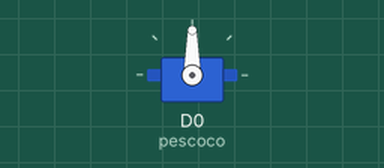
Bench run of a sketch on a simulated ESP8266 (NodeMCU). Parts: servo.

Above: at 0.0 s.
At 8.72 s:
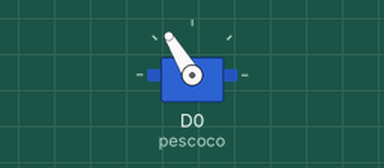
At 17.5 s:
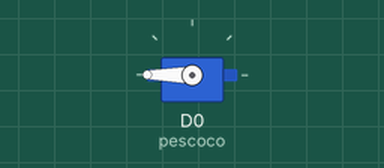
At 39.84 s:
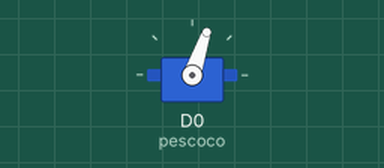
Timing chart, 0 to 40.0 s (numbered marks = the images above):
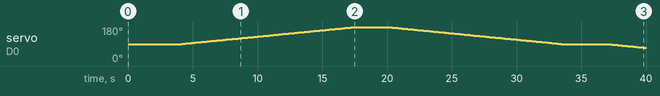

The sketch:

Servo_Humanoide_FOR_lento.ino
```cpp
#include <Servo.h>

Servo pescoco;   //Chamar o servo motor.

int pos = 0;

void setup() {

  pescoco.attach(D0);
  Serial.begin(115200);

  //servo pescoco config init
  pescoco.write(90);
  delay (4000);
}


void loop() {
  //primeiro bloco vai para direita
  int pos;
  for (pos = 90; pos <= 180; pos += 1) { // goes from 0 degrees to 180 degrees
    // in steps of 1 degree
    pescoco.write(pos);              // tell servo to go to position in variable 'pos'
    delay(150);                       // waits 15ms for the servo to reach the position
  }

    delay(2310);

   for (pos = 180; pos >= 90; pos -= 1) { // goes from 180 degrees to 0 degrees
    pescoco.write(pos);              // tell servo to go to position in variable 'pos'
    delay(150);                       // waits 150ms for the servo to reach the position
  }

   delay(3310);

     for (pos = 90; pos >= 0; pos -= 1) { // goes from 180 degrees to 0 degrees
    pescoco.write(pos);              // tell servo to go to position in variable 'pos'
    delay(150);                       // waits 150ms for the servo to reach the position
  }

   delay(2310);

     for (pos = 0; pos >= 90; pos += 1) { // goes from 180 degrees to 0 degrees
    pescoco.write(pos);              // tell servo to go to position in variable 'pos'
    delay(150);                       // waits 150ms for the servo to reach the position
  }

  delay(3310);
}
```

Measured:
- by itself, servo on D0 (pescoco): rises from 90° to 180° in 13.3 s, then falls to 70° in 22.4 s
